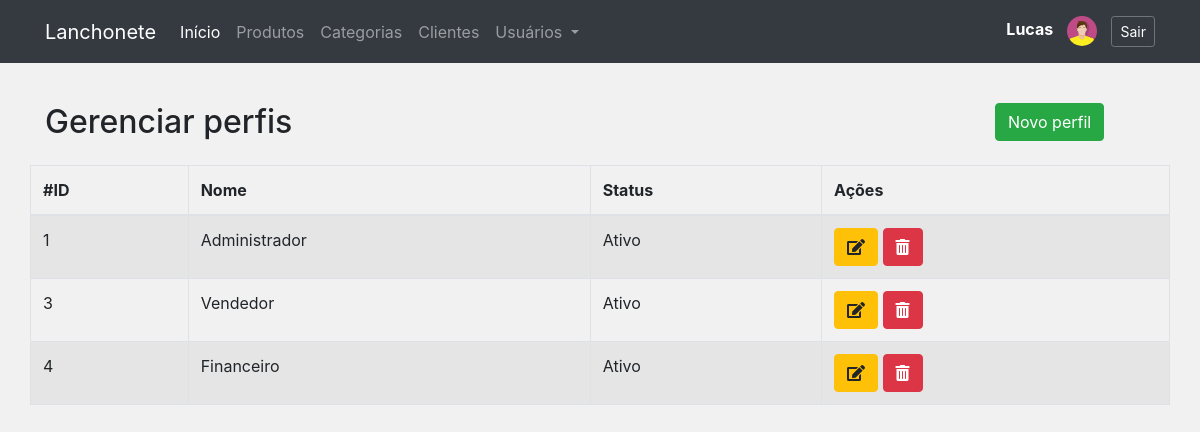
Page /perfis.php (signed in) on the committed database.
### tables this page shows
CREATE TABLE `perfis` (
  `id` int NOT NULL AUTO_INCREMENT,
  `descricao` varchar(45) NOT NULL COMMENT 'Esta tabela armazenará todos os perfis que o sistema possa necessitar.',
  `status` char(1) NOT NULL DEFAULT '1',
  PRIMARY KEY (`id`)
);

### classes/Conexao.php (called while the page is built, shortened)
<?php
class Conexao
{
	private $host;
	private $user;
	private $password;
	public function __construct() {
		$this->host = 'mysql:host=localhost;dbname=lanchonete_api';
		$this->user = 'root';
		$this->password = 'root';
	}
    public function conectar() {
    	try {
			$conn = new PDO(
							$this->host,
							$this->user,
							$this->password
						);
			return $conn;
		} catch (PDOException $e) {
			echo 'Erro na conexao. Erro reportado: ' . $e->getMessage();
			exit;
		}
    }
}

### classes/PerfilDAO.php (called while the page is built, shortened)
<?php
require_once 'Model.php';
class PerfilDAO extends Model
{
    public function __construct()
    {
        $this->tabela = 'perfis';
        $this->class = 'Perfil';
    }
}

### classes/Model.php (called while the page is built, shortened)
<?php
require 'Conexao.php';
class Model
{
	protected $tabela;
	protected $class;
	protected $db;
	public function __construct()
	{
		$conexao = new Conexao();
		$this->db = $conexao->conectar();
	}
    public function listar($condicao = '')
    {
        $where = '';
    	$sql = "SELECT * FROM {$this->tabela} {$where}";
    	$stmt = $this->db->prepare($sql);
    	$stmt->setFetchMode(PDO::FETCH_CLASS, $this->class);
    	$stmt->execute();
    	return $stmt->fetchAll();
    }
}

### classes/Perfil.php (called while the page is built, shortened)
<?php
class Perfil
{
	private $id;
	private $descricao;
	private $status;
    public function getId()
    {
        return $this->id;
    }
    public function getDescricao()
    {
        return $this->descricao;
    }
    public function getStatus()
    {
        return $this->status;
    }
}

### perfis.php (the view, shortened to what this page needs)
<?php include './layout/header.php'; ?>
<?php include './layout/menu.php'; ?>
<?php
require 'classes/Perfil.php';
require 'classes/PerfilDAO.php';
$perfiDAO = new PerfilDAO();
$perfis = $perfiDAO->listar();
?>
<div class="row" style="margin-top:40px">
	<div class="col-10">
		<h2>Gerenciar perfis</h2>
	</div>
	<div class="col-2">
		<a href="form_perfil.php" class="btn btn-success">Novo perfil</a>
	</div>
</div>
<div class="row">
	<table class="table table-hover table-bordered table-striped table-responsive-lg">
		<thead>
			<tr>
				<th>#ID</th>
				<th>Nome</th>
				<th>Status</th>
				<th>Ações</th>
			</tr>
		</thead>
		<tbody>
			<?php foreach($perfis as $perfi){ ?>
			<tr>
				<td><?= $perfi->getId() ?></td>
				<td><?= $perfi->getDescricao() ?></td>
				<td><?= ($perfi->getStatus() == 1 ? 'Ativo' : 'Inativo') ?></td>
				<td>
					<a href="form_perfil.php?id=<?= $perfi->getId() ?>"  class="btn btn-warning">
						<i class="fas fa-edit"></i>
					</a>
					<a href="controle_perfil.php?acao=deletar&id=<?= $perfi->getId() ?>" onclick="return confirm('Deseja realmente excluir?')" class="btn btn-danger">
						<i class="fas fa-trash-alt"></i>
					</a>
				</td>
			</tr>
			<?php } ?>
		</tbody>
	</table>
</div>
<?php include './layout/footer.php'; ?>

### assets/css/estilo.css (style rules this page uses)
body { background: #f1f1f1; }
.row { margin-bottom: 15px; }

### assets/css/all.css (style rules this page uses)
.fa, .fas, .far, .fal, .fad, .fab { -moz-osx-font-smoothing: grayscale; -webkit-font-smoothing: antialiased; display: inline-block; font-style: normal; font-variant: normal; text-rendering: auto; line-height: 1; }
.fa-edit:before { content: "\f044"; }
.fa-trash-alt:before { content: "\f2ed"; }
.fa, .fas { font-family: 'Font Awesome 5 Free'; font-weight: 900; }

### rows in the picture
perfis: id "1", descricao "Administrador", status "Ativo"
perfis: id "3", descricao "Vendedor", status "Ativo"
perfis: id "4", descricao "Financeiro", status "Ativo"

### other values in the picture
$_SESSION['nome'] "Lucas"
